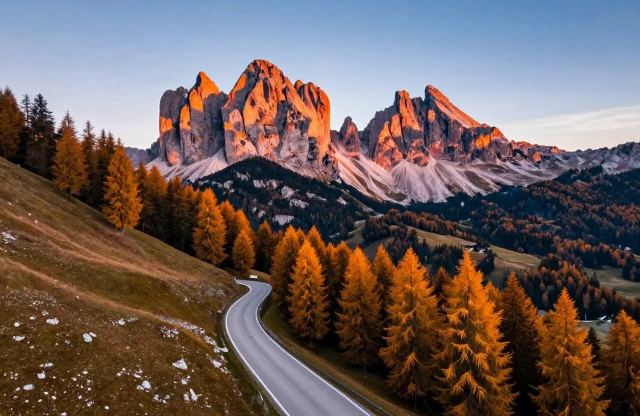
#> input picture demo/examples/1.webp, 1280 x 832 px (shown at 1/2 size)
$ python -i precompute_examples.py   (imports and definitions only)
#> lines starting #> are read from the running program, lines starting #| are printed output that depends on the picture
#> further down, picture is the input picture: PIL image 1280x832 RGB; mean R, G, B 108.9, 94.4, 91.4
"""Precompute the depth and upscaling examples shown in the demo galleries.

Usage (on a GPU, with the package installed):
    python demo/precompute_examples.py --weights speridlabs/iris-3b

Depth runs on preset images; upscaling runs on degraded copies of preset images
(blur, bicubic downscale to a 256 px short side, JPEG quality 35), which are
written to ``examples/lowres/``. Outputs go to ``examples/depth/<name>.npy``
(float16, long side 640) and ``examples/upscale/<name>.webp``.
"""

import argparse
import io
from pathlib import Path

import numpy as np
import torch
import torch.nn.functional as F
from PIL import Image, ImageFilter

from iris3b.downstream.depth import DepthPredictor
from iris3b.downstream.restoration import Restorer, fit_budget

ROOT = Path(__file__).parent

DEPTH_EXAMPLES = ["1", "1048", "1006", "57", "70", "128", "10", "46"]
UPSCALE_EXAMPLES = ["1", "57", "20", "157", "152", "79", "71", "116"]


def degrade(image: Image.Image, short_side: int = 256) -> Image.Image:
#> called with short_side = 256
    scale = short_side / min(image.size)
#> scale = 0.308
    small = image.filter(ImageFilter.GaussianBlur(1.2)).resize(
        (round(image.width * scale), round(image.height * scale)), Image.Resampling.BICUBIC)
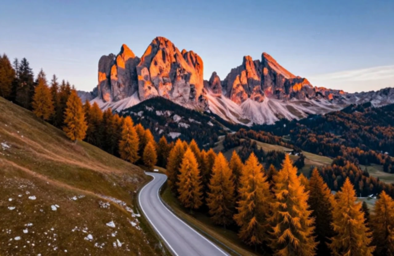
#> small: PIL image 394x256 RGB; mean R, G, B 108.9, 94.4, 91.4
    buf = io.BytesIO()
    small.save(buf, "JPEG", quality=35)
    return Image.open(buf).convert("RGB")
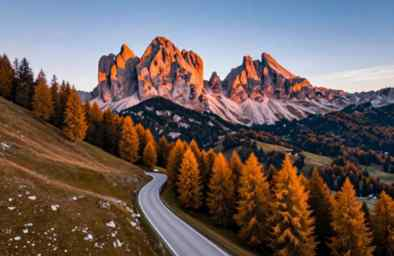
#> returned value: PIL image 394x256 RGB; mean R, G, B 108.9, 94.4, 91.8


def main() -> None:
    parser = argparse.ArgumentParser(description=__doc__, formatter_class=argparse.RawDescriptionHelpFormatter)
    parser.add_argument("--weights", default="speridlabs/iris-3b", help="local release dir or Hub repo id")
    args = parser.parse_args()
    for sub in ("depth", "upscale", "lowres"):
        (ROOT / "examples" / sub).mkdir(parents=True, exist_ok=True)

    depth = DepthPredictor(f"{args.weights}/depth")
    for name in DEPTH_EXAMPLES:
        pred = torch.from_numpy(depth(Image.open(ROOT / f"examples/{name}.webp")))[None, None]
        scale = 640 / max(pred.shape[-2:])
        pred = F.interpolate(pred, scale_factor=scale, mode="bilinear", align_corners=False, antialias=True)
        np.save(ROOT / f"examples/depth/{name}.npy", pred[0, 0].numpy().astype(np.float16))
        print("depth", name, tuple(pred.shape[-2:]))
    del depth
    torch.cuda.empty_cache()

    restorer = Restorer(f"{args.weights}/upscaler")
    for name in UPSCALE_EXAMPLES:
        small = degrade(Image.open(ROOT / f"examples/{name}.webp").convert("RGB"))
        small.save(ROOT / f"examples/lowres/{name}.png")
        result = restorer(fit_budget(small))
        result.save(ROOT / f"examples/upscale/{name}.webp", quality=90)
        print("upscale", name, small.size, "->", result.size)


# [2 lines not run here, left out]

>>> from PIL import Image
>>> picture = Image.open('examples/1.webp')
>>> result = degrade(picture)

$ run again, on demo/examples/1035.webp
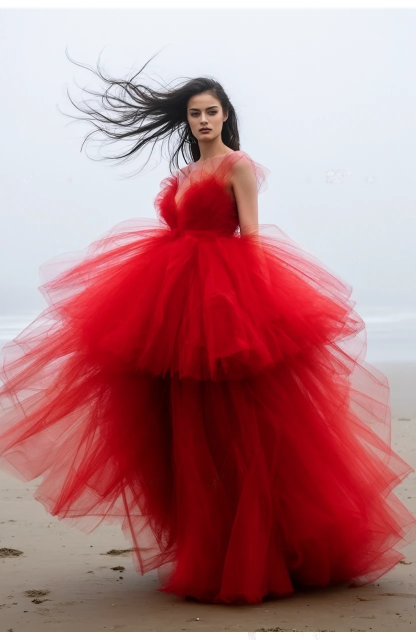
#> input picture demo/examples/1035.webp, 832 x 1280 px (shown at 1/2 size)
#> picture is the input picture: PIL image 832x1280 RGB; mean R, G, B 181.5, 125.5, 129.7
#> in degrade, `small = image.filter(ImageFilter.GaussianBlur(1.2)).resize( (round(ima..`:
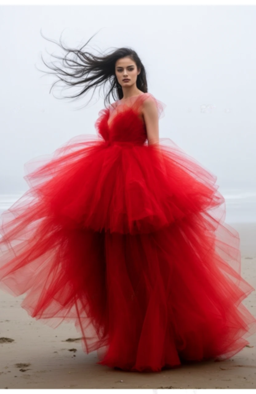
#> small: PIL image 256x394 RGB; mean R, G, B 181.5, 125.5, 129.7

$ run again, on demo/examples/1048.webp
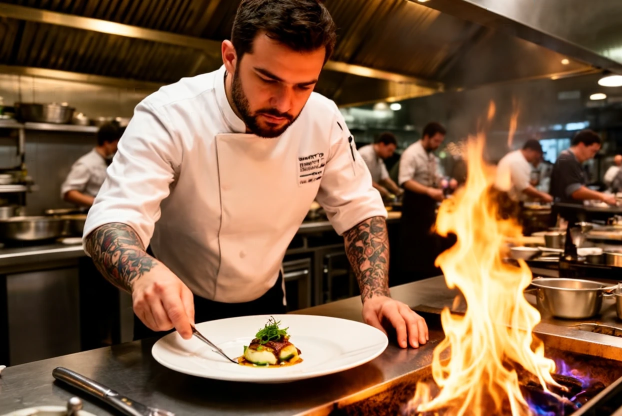
#> input picture demo/examples/1048.webp, 1244 x 832 px (shown at 1/2 size)
#> picture is the input picture: PIL image 1244x832 RGB; mean R, G, B 127, 95.1, 69.5
#> in degrade, `small = image.filter(ImageFilter.GaussianBlur(1.2)).resize( (round(ima..`:
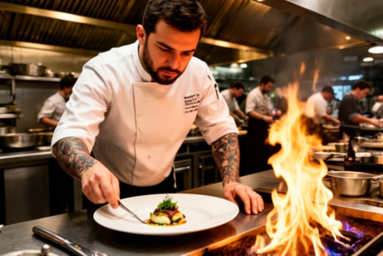
#> small: PIL image 383x256 RGB; mean R, G, B 127, 95.1, 69.5
#> in degrade, `return Image.open(buf).convert("RGB")`:
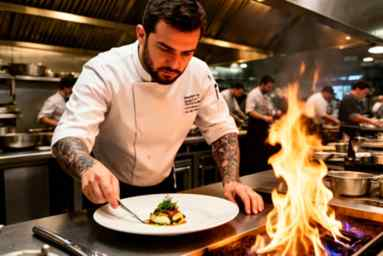
#> returned value: PIL image 383x256 RGB; mean R, G, B 126.6, 95.4, 70.7

$ run again, on demo/examples/116.webp
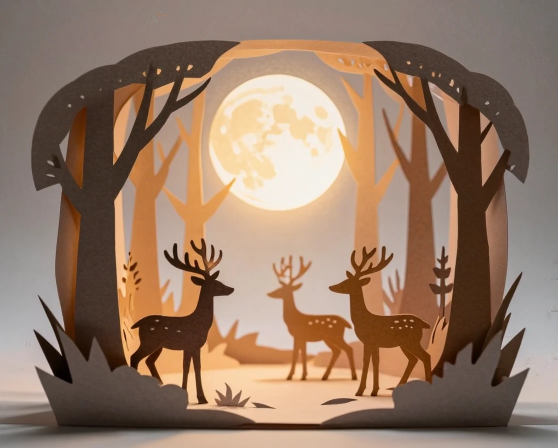
#> input picture demo/examples/116.webp, 1116 x 896 px (shown at 1/2 size)
#> picture is the input picture: PIL image 1116x896 RGB; mean R, G, B 149.8, 122.8, 103.5
#> in degrade, `small = image.filter(ImageFilter.GaussianBlur(1.2)).resize( (round(ima..`:
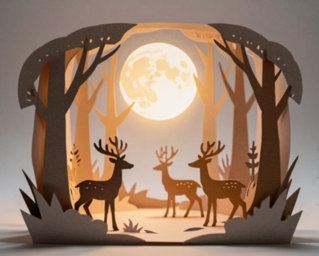
#> small: PIL image 319x256 RGB; mean R, G, B 149.8, 122.8, 103.5
#> in degrade, `return Image.open(buf).convert("RGB")`:
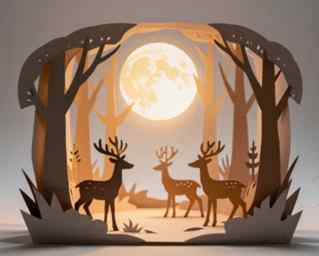
#> returned value: PIL image 319x256 RGB; mean R, G, B 149.8, 122.9, 103.4
